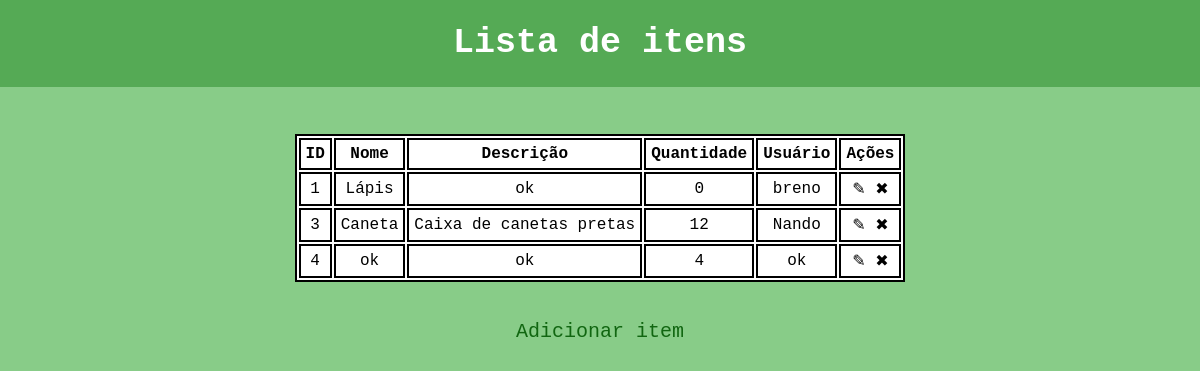
The app's page /, older data.
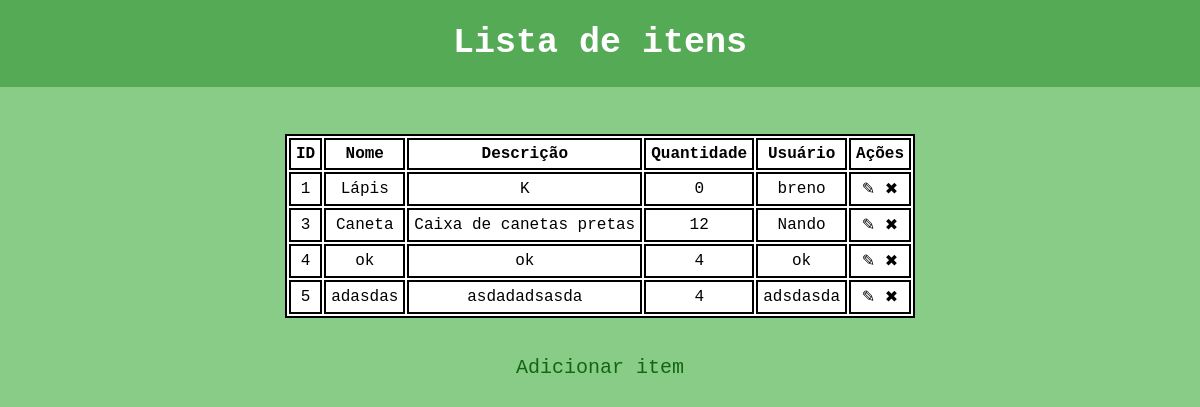
The same page, newer data.
### almoxarifado/models.py (models this page shows, shortened)
class Almoxarifado(models.Model):
    id = models.AutoField(primary_key = True)
    nome = models.CharField(max_length=100)
    descrição = models.TextField()
    quantidade = models.PositiveIntegerField()
    usuário = models.CharField(max_length=100)

### almoxarifado/views.py (the view)
# urls.py: path('', list_itens, name="list_itens"),
def list_itens(request):
    itens = Almoxarifado.objects.all()
    return render(request, 'lista.html', {'itens': itens})

### almoxarifado/templates/lista.html (shortened to what this page needs)
{% load static %}
<!DOCTYPE html>
<html>
<head>
    <link rel="stylesheet" type="text/css" href="{% static 'estilo.css' %}"/>
</head>
<body>
    <div id="cabeçalho">
        <h1 id="titulo"><a href="{% url 'list_itens' %}" id="titulo">Lista de itens</a></h1>
    </div>
    <br><br><br><br><br><br><br>
    <center>
    <table id="tabela">
        <tr>
            <td id="colunaTabela"><b>ID</b></td>
            <td id="colunaTabela"><b>Nome</b></td>
            <td id="colunaTabela"><b>Descrição</b></td>
            <td id="colunaTabela"><b>Quantidade</b></td>
            <td id="colunaTabela"><b>Usuário</b></td>
            <td id="colunaTabela"><b>Ações</b></td>
                {% for item in itens %}
                <tr>
                    <td id="colunaTabela">
                        {{ item.id }}
                    </td>
                    <td id="colunaTabela">
                        {{ item.nome }}
                    </td>
                    <td id="colunaTabela">
                        {{ item.descrição }}
                    </td>
                    <td id="colunaTabela">
                        {{ item.quantidade }}
                    </td>
                    <td id="colunaTabela">
                        {{ item.usuário }}
                    </td>
                    <td id="colunaTabela">
                        <a href="{% url 'update_itens' item.id %}" id="icone">&#9998</a>
                        <a href="{% url 'delete_itens' item.id %}" id="icone">&#10006</a>
                    </td>
                </tr>
                {% endfor %}
        </tr>
    </table>
    </center>
    <br>
    <p id="add"><a href="{% url 'create_itens' %}" id="add">Adicionar item</a></p>
</body>
</html>

Row changes from the older to the newer data that the page shows:
changed Almoxarifado "Lápis": descrição "ok" → "K"
added Almoxarifado: id "5", nome "adasdas", descrição "asdadadsasda", quantidade "4", usuário "adsdasda"
